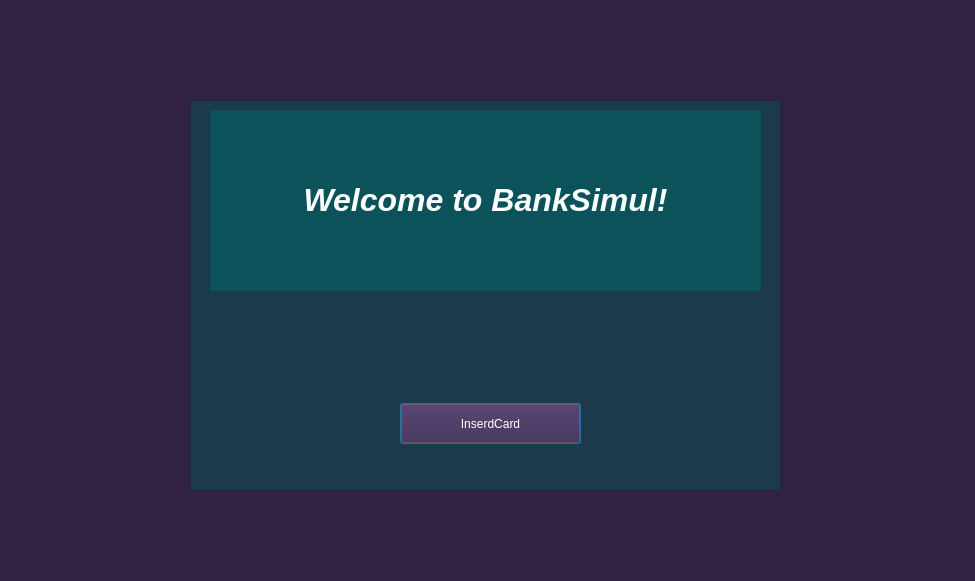
<?xml version="1.0" encoding="UTF-8"?>
<ui version="4.0">
 <class>welcomeWindow</class>
 <widget class="QDialog" name="welcomeWindow">
  <property name="geometry">
   <rect>
    <x>0</x>
    <y>0</y>
    <width>975</width>
    <height>581</height>
   </rect>
  </property>
  <property name="windowTitle">
   <string>Dialog</string>
  </property>
  <property name="styleSheet">
   <string notr="true">background-color: rgb(49, 34, 68);
</string>
  </property>
  <widget class="QFrame" name="frame">
   <property name="geometry">
    <rect>
     <x>190</x>
     <y>100</y>
     <width>591</width>
     <height>391</height>
    </rect>
   </property>
   <property name="styleSheet">
    <string notr="true">background-color: rgb(27, 58, 75);</string>
   </property>
   <property name="frameShape">
    <enum>QFrame::StyledPanel</enum>
   </property>
   <property name="frameShadow">
    <enum>QFrame::Raised</enum>
   </property>
   <widget class="QPushButton" name="pushButton">
    <property name="geometry">
     <rect>
      <x>210</x>
      <y>303</y>
      <width>181</width>
      <height>41</height>
     </rect>
    </property>
    <property name="styleSheet">
     <string notr="true">background-color: rgb(62, 31, 71);

color: rgb(255, 255, 255);</string>
    </property>
    <property name="text">
     <string>InserdCard</string>
    </property>
   </widget>
   <widget class="QLabel" name="label_2">
    <property name="geometry">
     <rect>
      <x>20</x>
      <y>10</y>
      <width>551</width>
      <height>181</height>
     </rect>
    </property>
    <property name="styleSheet">
     <string notr="true">color: rgb(33, 47, 69);
background-color: rgb(11, 82, 91)</string>
    </property>
    <property name="text">
     <string>&lt;html&gt;&lt;head/&gt;&lt;body&gt;&lt;p&gt;&lt;span style=&quot; font-size:24pt; font-weight:700; font-style:italic; color:#fdffff;&quot;&gt;Welcome to BankSimul!&lt;/span&gt;&lt;/p&gt;&lt;/body&gt;&lt;/html&gt;</string>
    </property>
    <property name="alignment">
     <set>Qt::AlignCenter</set>
    </property>
   </widget>
  </widget>
 </widget>
 <resources/>
 <connections/>
</ui>
